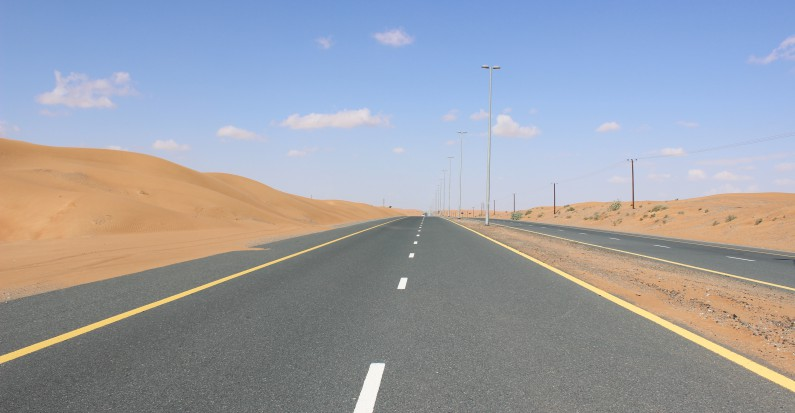
#> input picture data/road.jpg, 795 x 413 px
$ python slic.py   (Python 2 division)
#> lines starting #> are read from the running program, lines starting #| are printed output that depends on the picture
#> further down, test_image is the input picture: shape (413, 795, 3); mean B, G, R 167.4, 158.7, 155.7
import cv2
import numpy as np


class SLICSuperPixel(object):

    def __init__(self, image, num_clusters, colour_weight=10, num_iter=10, step=None):

        # If image loaded not correctly throw exception
#> called with num_clusters = 200, colour_weight = 15, num_iter = 10
        if not isinstance(image, np.ndarray):
            raise ValueError("Image value is None. Probably not loaded correctly!")

        image_lab = cv2.cvtColor(image, cv2.COLOR_BGR2Lab)
#> image_lab: shape (413, 795, 3); mean of channels 0, 1, 2 167, 130.2, 123.7
        # Define image size
        height = image_lab.shape[0]
#> height = 413
        width = image_lab.shape[1]
#> width = 795

        self.centers = []
        self.clusters = None
        self.center_counts = []
        self.image_rgb = image
        self.image = np.asarray(image_lab, dtype="int32")
#> self.image: shape (413, 795, 3) int32; mean of channels 0, 1, 2 167, 130.2, 123.7
        self.num_iter = num_iter
        self.num_clusters = num_clusters
        self.colour_weight = colour_weight

        # If step not defined define default
        if step is None:
            self.step = np.sqrt((height * width) / num_clusters)
#> self.step = 40.51
        else:
            self.step = step

        self.step = int(self.step)
#> self.step = 40

    def init_clusters(self):
        height = self.image.shape[0]
#> height = 413
        width = self.image.shape[1]
#> width = 795

        self.centers = []
        self.center_counts = []
        # Initialize cluster centers
        for i in xrange(self.step, width - self.step / 2, self.step):
            for j in xrange(self.step, height - self.step / 2, self.step):
                center_feature = []
                pixel_pos = (i, j)
                new_pos = self.find_local_minimum(self.image, pixel_pos)
                colour = self.image[new_pos[1], new_pos[0]]

                # Add center features
                center_feature += [int(col_x) for col_x in colour]
                center_feature += new_pos

                self.centers.append(center_feature)
                self.center_counts.append(0.0)
#> after the loop, self.center_counts = 171 values from 0 to 0; self.centers = 171 items, first 6: [170, 129, 100, 40, 39], [183, 129, 103, 39, 79], [194, 129, 108, 40, 119], [174, 141, 159, 40, 160], [183, 141, 160, 39, 199], [181, 140, 157, 40, 240]

    @staticmethod
    def find_local_minimum(image, center):
        min_grad = float("inf")
        loc_min = center

        for i in xrange(center[0] - 1, center[0] + 2):
            for j in xrange(center[1] - 1, center[1] + 2):

                # Read neighbour pixels
                px_1 = image[j + 1, i]
                px_2 = image[j, i + 1]
                px_3 = image[j, i]

                l_1 = int(px_1[0])
                l_2 = int(px_2[0])
                l_3 = int(px_3[0])

                if (np.sqrt((l_1 - l_3)**2) + np.sqrt((l_2 - l_3)**2)) < min_grad:
                    min_grad = abs(l_1 - l_3) + abs(l_2 - l_3)
                    loc_min = (i, j)
        return loc_min

    def run(self):
        # Initialize start points
        self.init_clusters()
        clusters = -np.ones(self.image.shape[:-1])

        # Repeat iteration
        for iteration in range(1, self.num_iter):
            distance = -np.log(np.zeros(self.image.shape[:-1]))

            # For each center point
            for cntr in xrange(0, len(self.centers)):
                # Iterate over pixels in 2S
                x_range = [self.centers[cntr][3] - self.step, self.centers[cntr][3] + self.step]
                y_range = [self.centers[cntr][4] - self.step, self.centers[cntr][4] + self.step]

                # Prepare constraints
                x_l = x_range[0] if x_range[0] >= 0 else 0
                x_r = x_range[1] if x_range[1] < self.image.shape[1] else self.image.shape[1] - 1
                y_l = y_range[0] if y_range[0] >= 0 else 0
                y_r = y_range[1] if y_range[1] < self.image.shape[0] else self.image.shape[0] - 1

                # Colour distance
                image_piece = self.image[y_l:y_r, x_l:x_r]
                colour_dif = image_piece - self.image[self.centers[cntr][4], self.centers[cntr][3]]
                dc = np.sqrt(np.sum(np.square(colour_dif), axis=2))

                # Distance spatial
                x_coords = np.arange(x_l, x_r)
                y_coords = np.arange(y_l, y_r)
                y_coords = y_coords.reshape(y_coords.shape + (1,))
                ds = np.sqrt((x_coords - self.centers[cntr][3])**2 + (y_coords - self.centers[cntr][4])**2)
                eucl_dist = np.sqrt((dc / self.colour_weight)**2 + (ds / self.step)**2)

                # Append new distances
                dist_pr = distance[y_l:y_r, x_l:x_r]
                idx = dist_pr > eucl_dist
                dist_pr[idx] = eucl_dist[idx]
                distance[y_l:y_r, x_l:x_r] = dist_pr
                clusters[y_l:y_r, x_l:x_r][idx] = cntr

            for cen_idx in xrange(len(self.centers)):
                idx = (clusters == cen_idx)
                cluster_cols = self.image[idx]
                cluster_dist = np.where(idx == True)
                sum_y = np.sum(cluster_dist[0])
                sum_x = np.sum(cluster_dist[1])
                self.centers[cen_idx][0:3] = np.sum(cluster_cols, axis=0)
                self.centers[cen_idx][3:] = sum_x, sum_y
                self.centers[cen_idx] /= np.sum(idx)
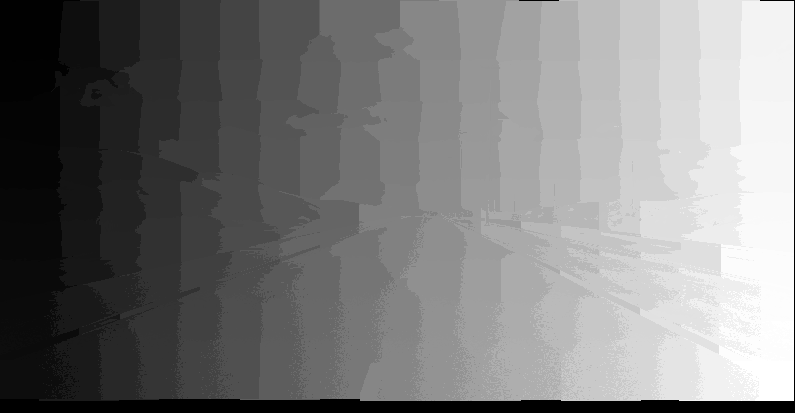
#> clusters: shape (413, 795) float64; min -1, max 170, mean 81.7; drawn with min black and max white
#> colour_dif: shape (80, 73, 3) int32; mean of channels 0, 1, 2 14.1, -1.2, 11.9
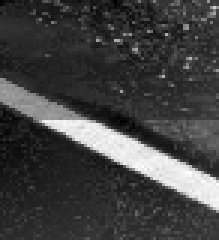
#> dist_pr: shape (80, 73) float64 (shown 3 times larger); min 0, max 6.14, mean 1.57; drawn with min black and max white
#> distance: shape (413, 795) float64; every value is NaN or infinite
#> after the loop, self.centers = 171 items
        self.clusters = clusters

    def find_contours(self):
        contours = []
        dx8 = [-1, -1, 0, 1, 1, 1, 0, -1]
        dy8 = [0, -1, -1, -1, 0, 1, 1, 1]
        istaken = np.zeros(self.image.shape[:-1])

        for j in xrange(0, self.image.shape[0]):
            for i in xrange(0, self.image.shape[1]):
                nr_p = 0
                for k in xrange(0, 8):
                    x = i + dx8[k]
                    y = j + dy8[k]
                    if 0 <= x < self.image.shape[1] and 0 <= y < self.image.shape[0]:
                        if istaken[y, x] == 0 and self.clusters[j, i] != self.clusters[y, x]:
                            nr_p += 1

                if nr_p >= 2:
                    contours.append([j, i])
                    istaken[j, i] = 1
        return contours

    def plot(self):
        contours = self.find_contours()
        for cont in contours:
            self.image_rgb[cont[0], cont[1]] = [0, 0, 255]

        cv2.imshow('superPixel', self.image_rgb)
        cv2.waitKey(0)
        cv2.destroyAllWindows()

    def get_clusters(self):
        return self.clusters


if __name__ == '__main__':
    test_image = cv2.imread('../data/road.jpg', 1)
    slic_sp = SLICSuperPixel(test_image, 200, colour_weight=15)
#> (the run stopped early here; a loop or call above may not have finished)

$ run again, with data/beach.jpg copied over data/road.jpg
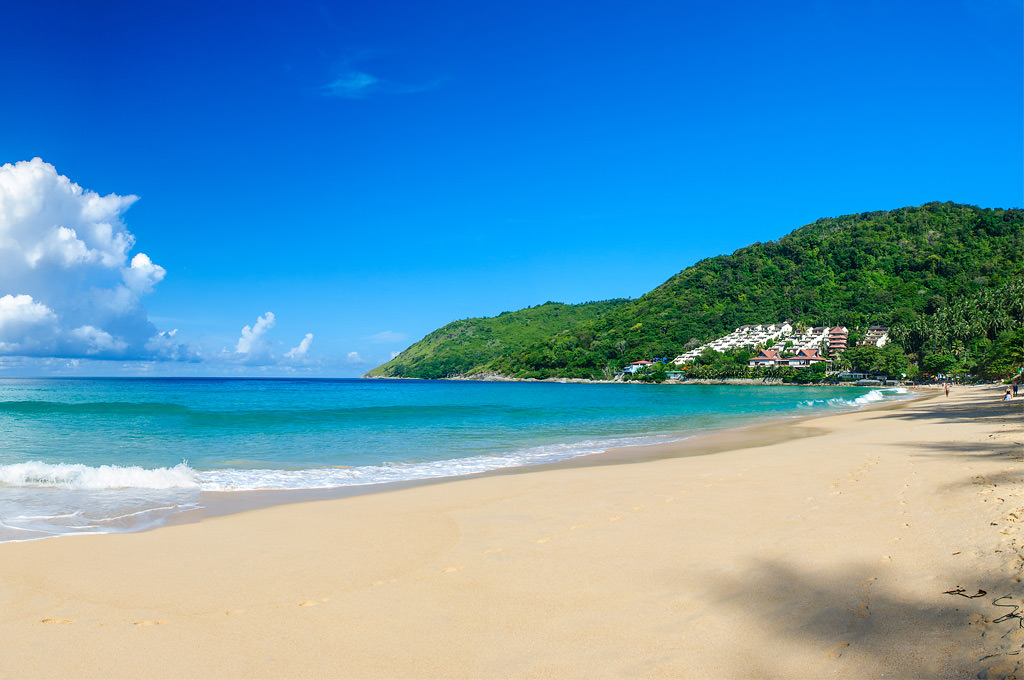
#> input picture data/beach.jpg, 1024 x 680 px
#> test_image is the input picture: shape (680, 1024, 3); mean B, G, R 184.7, 152.9, 94.9
#> image_lab: shape (680, 1024, 3); mean of channels 0, 1, 2 158.4, 128.8, 108.4
#> self.image: shape (680, 1024, 3) int32; mean of channels 0, 1, 2 158.4, 128.8, 108.4
#> after the loop in init_clusters, `for i in xrange(self.step, width - self.step / 2, self.step):`: self.center_counts = 176 values from 0 to 0; self.centers = 176 items, first 6: [87, 158, 62, 58, 58], [109, 148, 65, 58, 117], [228, 126, 119, 60, 178], [241, 125, 122, 60, 235], [170, 124, 93, 58, 294], [129, 129, 80, 58, 355]
#> after the loop in run, `for iteration in range(1, self.num_iter):`:
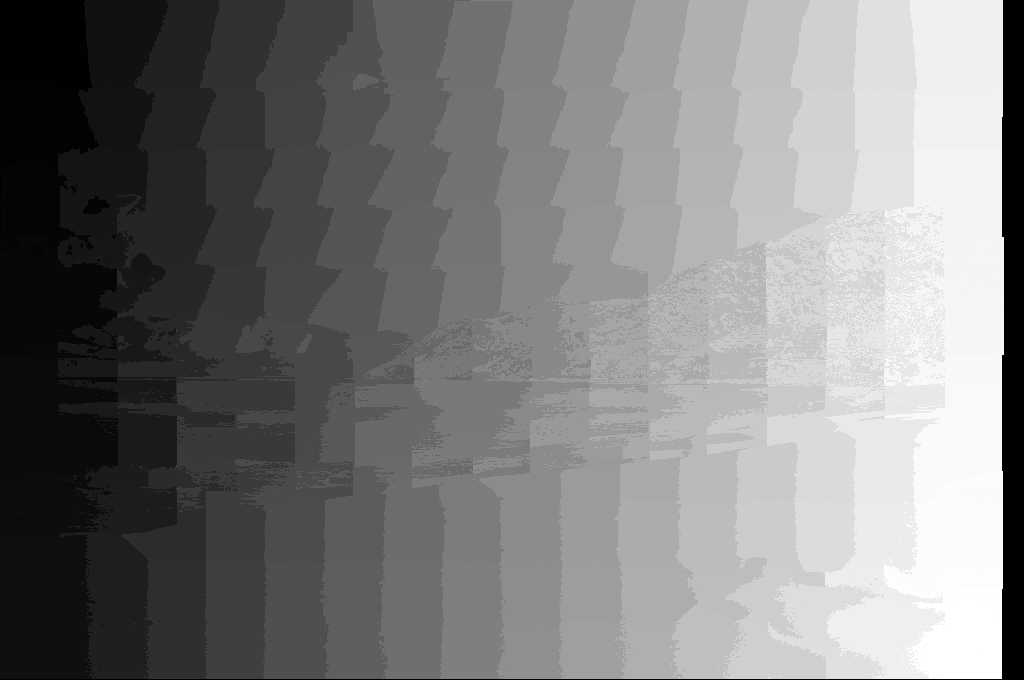
#> clusters: shape (680, 1024) float64; min -1, max 175, mean 85.3; drawn with min black and max white
#> after the loop in run, `for iteration in range(1, self.num_iter):`:
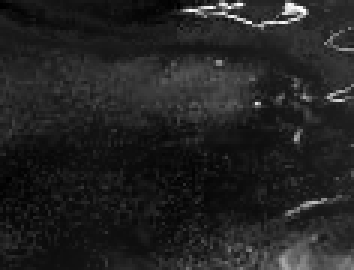
#> dist_pr: shape (90, 118) float64 (shown 3 times larger); min 0, max 9.27, mean 1.27; drawn with min black and max white
#> after the loop in run, `for iteration in range(1, self.num_iter):`: self.centers = 176 items
